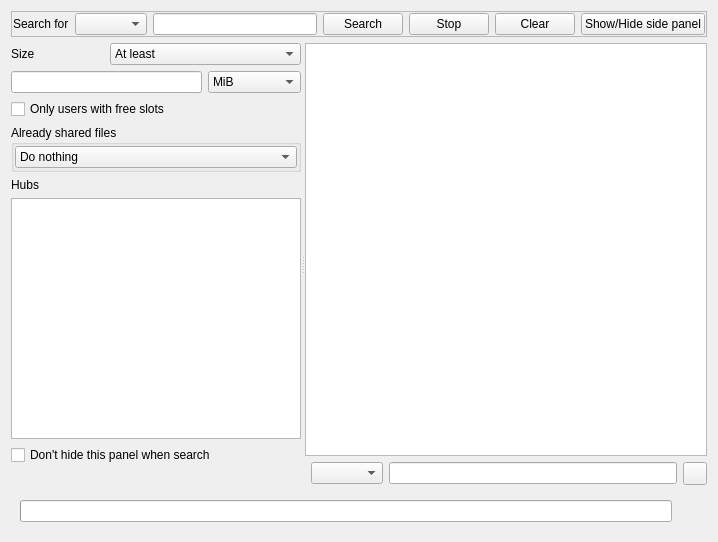
<?xml version="1.0" encoding="UTF-8"?>
<ui version="4.0">
 <class>SearchFrame</class>
 <widget class="QWidget" name="SearchFrame">
  <property name="geometry">
   <rect>
    <x>0</x>
    <y>0</y>
    <width>718</width>
    <height>542</height>
   </rect>
  </property>
  <property name="windowTitle">
   <string notr="true"/>
  </property>
  <layout class="QVBoxLayout" name="verticalLayout">
   <item>
    <widget class="QFrame" name="frame">
     <property name="minimumSize">
      <size>
       <width>120</width>
       <height>0</height>
      </size>
     </property>
     <property name="maximumSize">
      <size>
       <width>16777215</width>
       <height>16777215</height>
      </size>
     </property>
     <property name="frameShape">
      <enum>QFrame::StyledPanel</enum>
     </property>
     <property name="frameShadow">
      <enum>QFrame::Raised</enum>
     </property>
     <layout class="QGridLayout" name="gridLayout_2">
      <property name="margin">
       <number>1</number>
      </property>
      <item row="2" column="11">
       <widget class="QPushButton" name="pushButton_SEARCH">
        <property name="text">
         <string>Search</string>
        </property>
       </widget>
      </item>
      <item row="2" column="8">
       <widget class="QLabel" name="label">
        <property name="text">
         <string>Search for</string>
        </property>
       </widget>
      </item>
      <item row="2" column="13">
       <widget class="QPushButton" name="pushButton_CLEAR">
        <property name="text">
         <string>Clear</string>
        </property>
       </widget>
      </item>
      <item row="2" column="14">
       <widget class="QPushButton" name="pushButton_SIDEPANEL">
        <property name="text">
         <string>Show/Hide side panel</string>
        </property>
       </widget>
      </item>
      <item row="2" column="10">
       <widget class="LineEdit" name="lineEdit_SEARCHSTR"/>
      </item>
      <item row="2" column="9">
       <widget class="QComboBox" name="comboBox_FILETYPES">
        <property name="currentIndex">
         <number>-1</number>
        </property>
       </widget>
      </item>
      <item row="2" column="12">
       <widget class="QPushButton" name="pushButton_STOP">
        <property name="text">
         <string>Stop</string>
        </property>
       </widget>
      </item>
     </layout>
    </widget>
   </item>
   <item>
    <widget class="QSplitter" name="splitter">
     <property name="sizePolicy">
      <sizepolicy hsizetype="Expanding" vsizetype="Expanding">
       <horstretch>0</horstretch>
       <verstretch>0</verstretch>
      </sizepolicy>
     </property>
     <property name="orientation">
      <enum>Qt::Horizontal</enum>
     </property>
     <widget class="QFrame" name="frame_2">
      <property name="sizePolicy">
       <sizepolicy hsizetype="Expanding" vsizetype="Preferred">
        <horstretch>0</horstretch>
        <verstretch>0</verstretch>
       </sizepolicy>
      </property>
      <property name="maximumSize">
       <size>
        <width>290</width>
        <height>16777215</height>
       </size>
      </property>
      <property name="frameShape">
       <enum>QFrame::NoFrame</enum>
      </property>
      <property name="frameShadow">
       <enum>QFrame::Raised</enum>
      </property>
      <layout class="QGridLayout" name="gridLayout_3">
       <property name="margin">
        <number>0</number>
       </property>
       <item row="4" column="0">
        <widget class="QLabel" name="label_4">
         <property name="sizePolicy">
          <sizepolicy hsizetype="Preferred" vsizetype="Fixed">
           <horstretch>0</horstretch>
           <verstretch>0</verstretch>
          </sizepolicy>
         </property>
         <property name="text">
          <string>Hubs</string>
         </property>
        </widget>
       </item>
       <item row="2" column="0" colspan="3">
        <widget class="QCheckBox" name="checkBox_FILTERSLOTS">
         <property name="text">
          <string>Only users with free slots</string>
         </property>
        </widget>
       </item>
       <item row="0" column="0">
        <widget class="QLabel" name="label_2">
         <property name="text">
          <string>Size</string>
         </property>
        </widget>
       </item>
       <item row="1" column="2">
        <widget class="QComboBox" name="comboBox_SIZE">
         <property name="currentIndex">
          <number>2</number>
         </property>
         <item>
          <property name="text">
           <string>B</string>
          </property>
         </item>
         <item>
          <property name="text">
           <string>KiB</string>
          </property>
         </item>
         <item>
          <property name="text">
           <string>MiB</string>
          </property>
         </item>
         <item>
          <property name="text">
           <string>GiB</string>
          </property>
         </item>
        </widget>
       </item>
       <item row="0" column="1" colspan="2">
        <widget class="QComboBox" name="comboBox_SIZETYPE">
         <property name="currentIndex">
          <number>1</number>
         </property>
         <item>
          <property name="text">
           <string>Normal</string>
          </property>
         </item>
         <item>
          <property name="text">
           <string>At least</string>
          </property>
         </item>
         <item>
          <property name="text">
           <string>At most</string>
          </property>
         </item>
        </widget>
       </item>
       <item row="1" column="0" colspan="2">
        <widget class="LineEdit" name="lineEdit_SIZE"/>
       </item>
       <item row="6" column="0" colspan="3">
        <widget class="QCheckBox" name="checkBox_HIDEPANEL">
         <property name="text">
          <string>Don't hide this panel when search</string>
         </property>
        </widget>
       </item>
       <item row="3" column="0" colspan="3">
        <widget class="QGroupBox" name="groupBox_2">
         <property name="sizePolicy">
          <sizepolicy hsizetype="Preferred" vsizetype="Fixed">
           <horstretch>0</horstretch>
           <verstretch>0</verstretch>
          </sizepolicy>
         </property>
         <property name="contextMenuPolicy">
          <enum>Qt::NoContextMenu</enum>
         </property>
         <property name="title">
          <string>Already shared files</string>
         </property>
         <property name="flat">
          <bool>true</bool>
         </property>
         <layout class="QGridLayout" name="gridLayout_7">
          <property name="margin">
           <number>1</number>
          </property>
          <item row="0" column="0">
           <widget class="QComboBox" name="comboBox_SHARED">
            <item>
             <property name="text">
              <string>Do nothing</string>
             </property>
            </item>
            <item>
             <property name="text">
              <string>Hide</string>
             </property>
            </item>
            <item>
             <property name="text">
              <string>Highlight</string>
             </property>
            </item>
           </widget>
          </item>
         </layout>
        </widget>
       </item>
       <item row="5" column="0" colspan="3">
        <widget class="QTreeView" name="treeView_HUBS">
         <property name="editTriggers">
          <set>QAbstractItemView::NoEditTriggers</set>
         </property>
         <property name="showDropIndicator" stdset="0">
          <bool>false</bool>
         </property>
         <property name="alternatingRowColors">
          <bool>true</bool>
         </property>
         <property name="rootIsDecorated">
          <bool>false</bool>
         </property>
         <property name="itemsExpandable">
          <bool>false</bool>
         </property>
         <property name="headerHidden">
          <bool>true</bool>
         </property>
         <property name="expandsOnDoubleClick">
          <bool>false</bool>
         </property>
        </widget>
       </item>
       <item row="7" column="0" colspan="3">
        <widget class="QLabel" name="label_INDEX_STATS">
         <property name="sizePolicy">
          <sizepolicy hsizetype="Preferred" vsizetype="Fixed">
           <horstretch>0</horstretch>
           <verstretch>0</verstretch>
          </sizepolicy>
         </property>
         <property name="text">
          <string/>
         </property>
         <property name="wordWrap">
          <bool>true</bool>
         </property>
        </widget>
       </item>
      </layout>
     </widget>
     <widget class="QWidget" name="layoutWidget">
      <layout class="QGridLayout" name="gridLayout_5">
       <item row="0" column="0" colspan="2">
        <widget class="QTreeView" name="treeView_RESULTS">
         <property name="sizePolicy">
          <sizepolicy hsizetype="Expanding" vsizetype="Preferred">
           <horstretch>0</horstretch>
           <verstretch>0</verstretch>
          </sizepolicy>
         </property>
         <property name="minimumSize">
          <size>
           <width>0</width>
           <height>20</height>
          </size>
         </property>
         <property name="editTriggers">
          <set>QAbstractItemView::NoEditTriggers</set>
         </property>
         <property name="alternatingRowColors">
          <bool>true</bool>
         </property>
         <property name="selectionMode">
          <enum>QAbstractItemView::ExtendedSelection</enum>
         </property>
         <property name="sortingEnabled">
          <bool>true</bool>
         </property>
         <property name="expandsOnDoubleClick">
          <bool>false</bool>
         </property>
        </widget>
       </item>
       <item row="1" column="1">
        <widget class="QFrame" name="frame_FILTER">
         <property name="sizePolicy">
          <sizepolicy hsizetype="Preferred" vsizetype="Fixed">
           <horstretch>0</horstretch>
           <verstretch>0</verstretch>
          </sizepolicy>
         </property>
         <property name="frameShape">
          <enum>QFrame::NoFrame</enum>
         </property>
         <property name="frameShadow">
          <enum>QFrame::Raised</enum>
         </property>
         <layout class="QGridLayout" name="gridLayout">
          <property name="margin">
           <number>0</number>
          </property>
          <item row="0" column="3">
           <widget class="QToolButton" name="toolButton_CLOSEFILTER">
            <property name="text">
             <string/>
            </property>
           </widget>
          </item>
          <item row="0" column="1">
           <widget class="QComboBox" name="comboBox_FILTERCOLUMNS"/>
          </item>
          <item row="0" column="2">
           <widget class="LineEdit" name="lineEdit_FILTER"/>
          </item>
         </layout>
        </widget>
       </item>
      </layout>
     </widget>
    </widget>
   </item>
   <item>
    <widget class="QFrame" name="frame_PROGRESS">
     <layout class="QHBoxLayout" name="searchProgressLayout">
      <item>
       <widget class="QProgressBar" name="progressBar">
        <property name="value">
         <number>0</number>
        </property>
        <property name="format">
         <string/>
        </property>
       </widget>
      </item>
      <item>
       <widget class="QLabel" name="progressIndicator">
        <property name="text">
         <string/>
        </property>
        <property name="textFormat">
         <enum>Qt::PlainText</enum>
        </property>
        <property name="alignment">
         <set>Qt::AlignLeading|Qt::AlignLeft|Qt::AlignVCenter</set>
        </property>
        <property name="wordWrap">
         <bool>true</bool>
        </property>
        <property name="textInteractionFlags">
         <set>Qt::NoTextInteraction</set>
        </property>
       </widget>
      </item>
      <item>
       <widget class="QLabel" name="status">
        <property name="text">
         <string/>
        </property>
        <property name="alignment">
         <set>Qt::AlignRight|Qt::AlignTrailing|Qt::AlignVCenter</set>
        </property>
       </widget>
      </item>
     </layout>
    </widget>
   </item>
  </layout>
 </widget>
 <customwidgets>
  <customwidget>
   <class>LineEdit</class>
   <extends>QLineEdit</extends>
   <header>LineEdit.h</header>
  </customwidget>
 </customwidgets>
 <resources/>
 <connections>
  <connection>
   <sender>pushButton_SEARCH</sender>
   <signal>clicked()</signal>
   <receiver>pushButton_STOP</receiver>
   <slot>show()</slot>
   <hints>
    <hint type="sourcelabel">
     <x>377</x>
     <y>17</y>
    </hint>
    <hint type="destinationlabel">
     <x>447</x>
     <y>17</y>
    </hint>
   </hints>
  </connection>
  <connection>
   <sender>pushButton_STOP</sender>
   <signal>clicked()</signal>
   <receiver>pushButton_SEARCH</receiver>
   <slot>show()</slot>
   <hints>
    <hint type="sourcelabel">
     <x>452</x>
     <y>23</y>
    </hint>
    <hint type="destinationlabel">
     <x>429</x>
     <y>23</y>
    </hint>
   </hints>
  </connection>
  <connection>
   <sender>pushButton_SEARCH</sender>
   <signal>clicked()</signal>
   <receiver>pushButton_SEARCH</receiver>
   <slot>hide()</slot>
   <hints>
    <hint type="sourcelabel">
     <x>383</x>
     <y>10</y>
    </hint>
    <hint type="destinationlabel">
     <x>385</x>
     <y>17</y>
    </hint>
   </hints>
  </connection>
  <connection>
   <sender>pushButton_STOP</sender>
   <signal>clicked()</signal>
   <receiver>pushButton_STOP</receiver>
   <slot>hide()</slot>
   <hints>
    <hint type="sourcelabel">
     <x>496</x>
     <y>11</y>
    </hint>
    <hint type="destinationlabel">
     <x>491</x>
     <y>14</y>
    </hint>
   </hints>
  </connection>
 </connections>
</ui>
